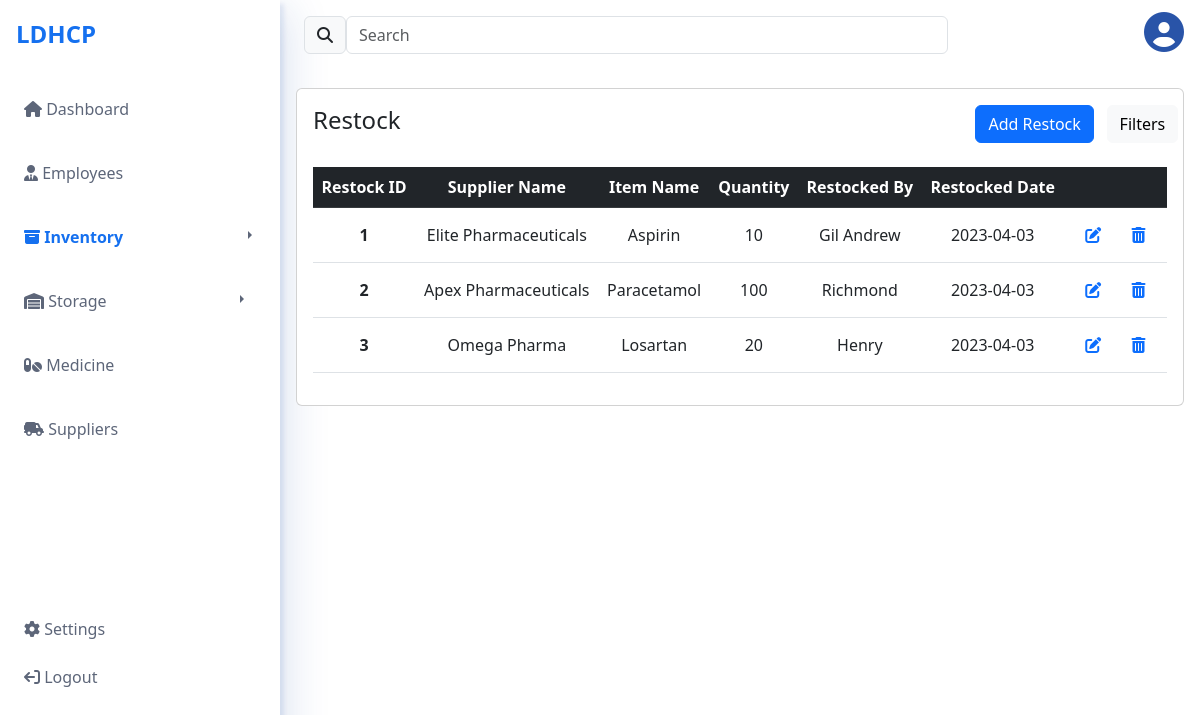
Page /restock (signed in) on the committed database.
### website/models.py (models this page shows)
class Restock(db.Model):
    restock_id = db.Column(db.Integer, primary_key=True)
    employee_id = db.Column(db.Integer, db.ForeignKey('employee.employee_id'), nullable=False)
    inventory_id = db.Column(db.Integer, db.ForeignKey('inventory.inventory_id'), nullable=False)
    supplier_id = db.Column(db.Integer, db.ForeignKey('supplier.supplier_id'), nullable=False)
    restock_suppliername = db.Column(db.String(50), nullable=False)
    restock_itemname = db.Column(db.String(50), nullable=False)
    restocked_by = db.Column(db.String(70), nullable=False)
    restock_quantity = db.Column(db.Integer, nullable=False)
    restock_date = db.Column(db.Date, nullable=False)

### website/views.py (the view)
@views.route('/restock')
@login_required
def restock():
    restock_list = Restock.query.all()
    return render_template("restock.html", user=current_user, restock_list=restock_list)

### website/__init__.py (called while the page is built)
def create_app():
    app = Flask(__name__)
    app.config['SECRET_KEY'] = 'ldhcp-project'
    app.config['SQLALCHEMY_DATABASE_URI'] = f'sqlite:///{DB_NAME}'
    db.init_app(app)
    from .views import views
    from .auth import auth
    app.register_blueprint(views, url_prefix="/")
    app.register_blueprint(auth, url_prefix="/")
    from .models import Authentication
    create_database(app)
    login_manager = LoginManager()
    login_manager.login_view = 'auth.login'
    login_manager.init_app(app)
    @login_manager.user_loader
    def load_user(id):
        return Authentication.query.get(int(id))
    return app

### website/templates/restock.html (shortened to what this page needs)
{% extends "views-base.html" %}{% block title %}LDHCP Restock{% endblock %}
{% block content %}
        <div class="sidebar" id="side_nav">
            <div class="header-box px-2 pt-3 pb-4 d-flex justify-content-between">
                <h1 class="fs-4 fw-bold pt-1 ps-2"><span class="text-logo">LDHCP</span></h1>
            </div>
            <ul class="list-unstyled px-2">
                <li class=""><a href="/dashboard" class="text-decoration-none px-3 py-3 d-block"><i class="fa-solid fa-house"></i> Dashboard</a></li>
                <li class=""><a href="/employee" class="text-decoration-none px-3 py-3 mt-2 d-block"><i class="fa-solid fa-user-tie"></i> Employees</a></li>
                <div class="btn-group dropend">
                    <button type="button" class="btn btn-secondary" id="sidebar-btn">
                        <a href="/inventory" class="text-decoration-none px-3 py-3 mt-2 d-block active" id="inv-txt"><i class="fa-solid fa-box-archive"></i> Inventory</a>
                    </button>
                    <button type="button" class="btn btn-secondary dropdown-toggle dropdown-toggle-split" data-bs-toggle="dropdown" aria-expanded="false" id="sidebar-btn-toggle">
                    </button>
                </div>
                <div class="btn-group dropend">
                    <button type="button" class="btn btn-secondary" id="sidebar-btn">
                        <a href="/storage" class="text-decoration-none px-3 py-3 mt-2 d-block" id="storage-txt"><i class="fa-solid fa-warehouse"></i> Storage</a>
                    </button>
                    <button type="button" class="btn btn-secondary dropdown-toggle dropdown-toggle-split" data-bs-toggle="dropdown" aria-expanded="false" id="sidebar-btn-toggle">
                    </button>
                </div>
                <li class=""><a href="/medicine" class="text-decoration-none px-3 py-3 mt-2 d-block"><i class="fa-solid fa-pills"></i> Medicine</a></li>
                <li class=""><a href="/suppliers" class="text-decoration-none px-3 py-3 mt-2 d-block"><i class="fa-solid fa-truck-field"></i> Suppliers</a></li>
                <br><br><br><br>
                <li class=""><a href="#" class="text-decoration-none px-3 py-3 mt-5 d-block"><i class="fa-solid fa-gear"></i> Settings</a></li>
                <li class=""><a href="#" class="text-decoration-none px-3 py-1 mt-1 d-block"><i class="fa-solid fa-arrow-right-from-bracket fa-flip-horizontal"></i> Logout</a></li>
            </ul>
        </div>
        <div class="content">
            <div class="row px-3">
                <div class="col-4 col-sm-4 col-md-5 col-lg-7 col-xl-9">
                    <div class="d-flex justify-content-between px-2 py-3">
                        <span class="input-group-text" id="basic-addon1"><i class="fa-solid fa-magnifying-glass"></i></span>
                        <input type="text" class="form-control" placeholder="Search" aria-label="Username" aria-describedby="basic-addon1">
                    </div>
                </div>
                <div class="col-8 col-sm-8 col-md-7 col-lg-5 col-xl-3 py-2">
                    <h1 class="circle-user-container"><i class="fa-solid fa-circle-user" id="user-logo-close" onclick="toggleUserProfile()"></i></h1>
                </div>
            </div>
            <div class="row g-3 px-3 py-3">
                <div class="col-12 col-lg-12">
                    <div class="card" id="table-card">
                        <div class="card-body">
                            <div class="row">
                                <div class="col-lg-8 d-flex align-items-center">
                                    <h6 class="card-title text-center fs-4">Restock</h6>
                                </div>
                                <div class="col-lg-3">
                                    <div class="d-grid justify-content-end">
                                        <button type="button" class="btn btn-primary btn-md" data-bs-toggle="modal" data-bs-target="#addRestockModal">Add Restock</button>
                                    </div>
                                </div>
                                <div class="col-lg-1">
                                    <div class="d-grid justify-content-center">
                                        <button type="button" class="btn btn-light">Filters</button>
                                    </div>
                                </div>
                            </div>
                            <div class="row">
                                <div class="table-responsive">
                                    <table class="table align-middle table-hover">
                                        <thead class="table-dark"><br>
                                            <tr class="table-header fw-semibold text-center">
                                                <th scope="col">Restock ID</th>
                                                <th scope="col">Supplier Name</th>
                                                <th scope="col">Item Name</th>
                                                <th scope="col">Quantity</th>
                                                <th scope="col">Restocked By</th>
                                                <th scope="col">Restocked Date</th>
                                                <th scope="col"></th>
                                            </tr>
                                        </thead>
                                        <tbody>
                                            {% for restock in restock_list %}
                                            <tr class="table-data align-middle text-center">
                                                <td class="fw-bold" scope="row">{{ restock.restock_id }}</td>
                                                <td>{{ restock.restock_suppliername }}</td>
                                                <td>{{ restock.restock_itemname }}</td>
                                                <td>{{ restock.restock_quantity }}</td>
                                                <td>{{ restock.restocked_by }}</td>
                                                <td>{{ restock.restock_date }}</td>
                                                <td>
                                                    <a href="#" class="btn btn-link edit-btn" data-bs-toggle="modal" data-bs-target="#editRestockModal{{ restock.restock_id }}">
                                                        <i class="fas fa-edit"></i>
                                                    </a>
                                                    <form action="/delete_restock/{{ restock.restock_id }}" method="POST" style="display: inline;">
                                                        <button type="submit" class="btn btn-link delete-btn">
                                                            <i class="fas fa-trash-alt"></i>
                                                        </button>
                                                    </form>
                                                </td>
                                            </tr>
                                            {% endfor %}
                                        </tbody>
                                    </table>
                                </div>
                            </div>
                        </div>
                    </div>
                </div>
            </div>
        </div>
{% endblock %}

### website/static/main.css (style rules this page uses)
body { background: #5D6679; font-family: sans-serif; }
#side_nav { background: #FFFFFF; min-width: 280px; max-width: 280px; transition: all 0.2s; box-shadow: 4px 4px 4px rgba(29, 75, 163, 0.1), 8px 8px 40px rgba(29, 75, 163, 0.15); min-height: 100vh; }
.text-logo { color:#1570EF; }
.content { min-height: 100vh; width: 100%; }
.sidebar li a { color: #5D6679; }
a.active { font-weight: bold; color: #1570EF; }
#sidebar-btn { background: white; border: none; padding: 0px; }
#sidebar-btn-toggle { background: white; color: #5D6679; border: none; margin-left: 100px; }
#inv-txt { color: #5D6679; }
#inv-txt.active { color: #1570EF; }
#storage-txt { color: #5D6679; margin-right: 8px; }
.circle-user-container { text-align: right; }
#user-logo-close { color: #1D4BA3F2; font-size: 40px; cursor: pointer; }

### rows in the picture
Restock: restock_id "1", restock_suppliername "Elite Pharmaceuticals", restock_itemname "Aspirin", restock_quantity "10", restocked_by "Gil Andrew", restock_date "2023-04-03"
Restock: restock_id "2", restock_suppliername "Apex Pharmaceuticals", restock_itemname "Paracetamol", restock_quantity "100", restocked_by "Richmond", restock_date "2023-04-03"
Restock: restock_id "3", restock_suppliername "Omega Pharma", restock_itemname "Losartan", restock_quantity "20", restocked_by "Henry", restock_date "2023-04-03"
